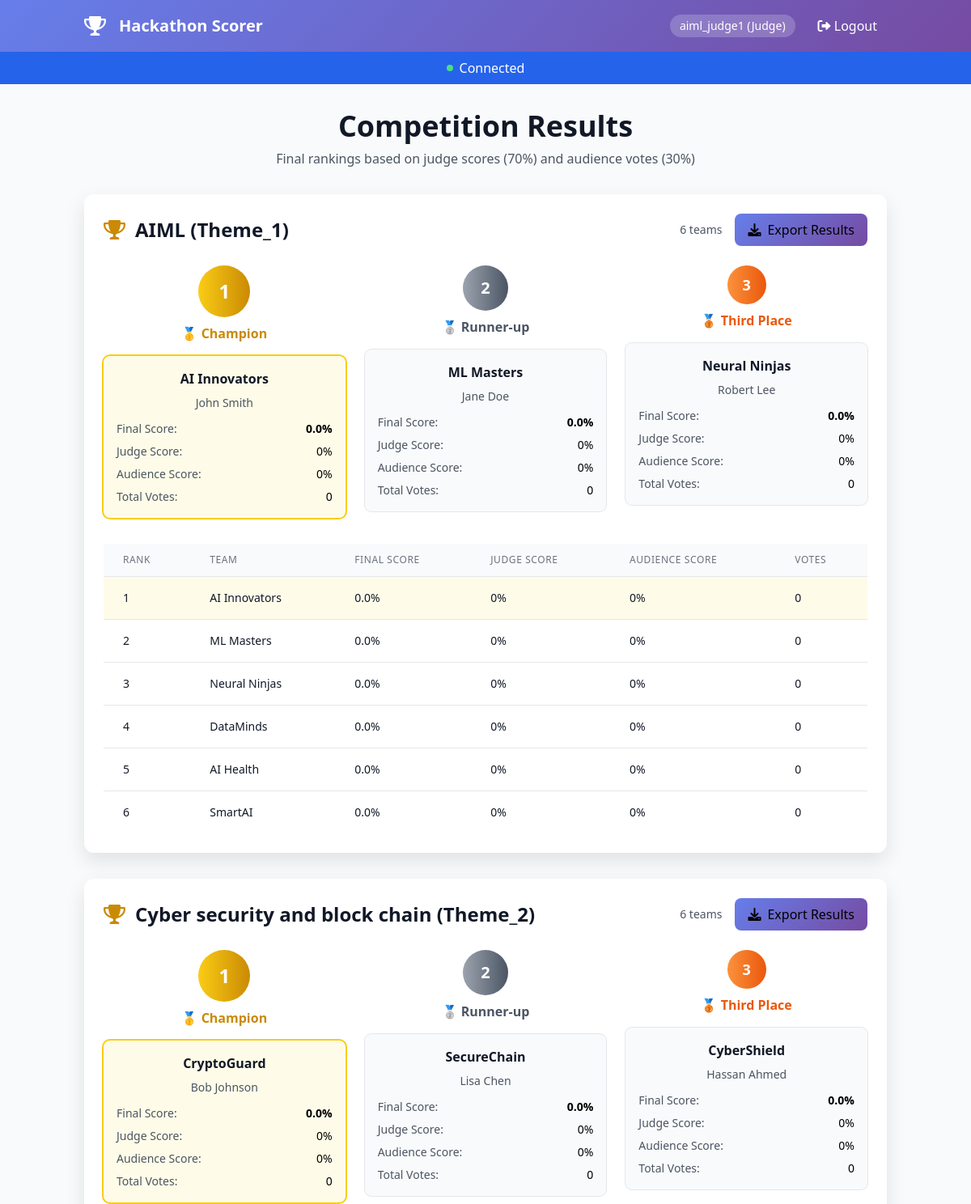
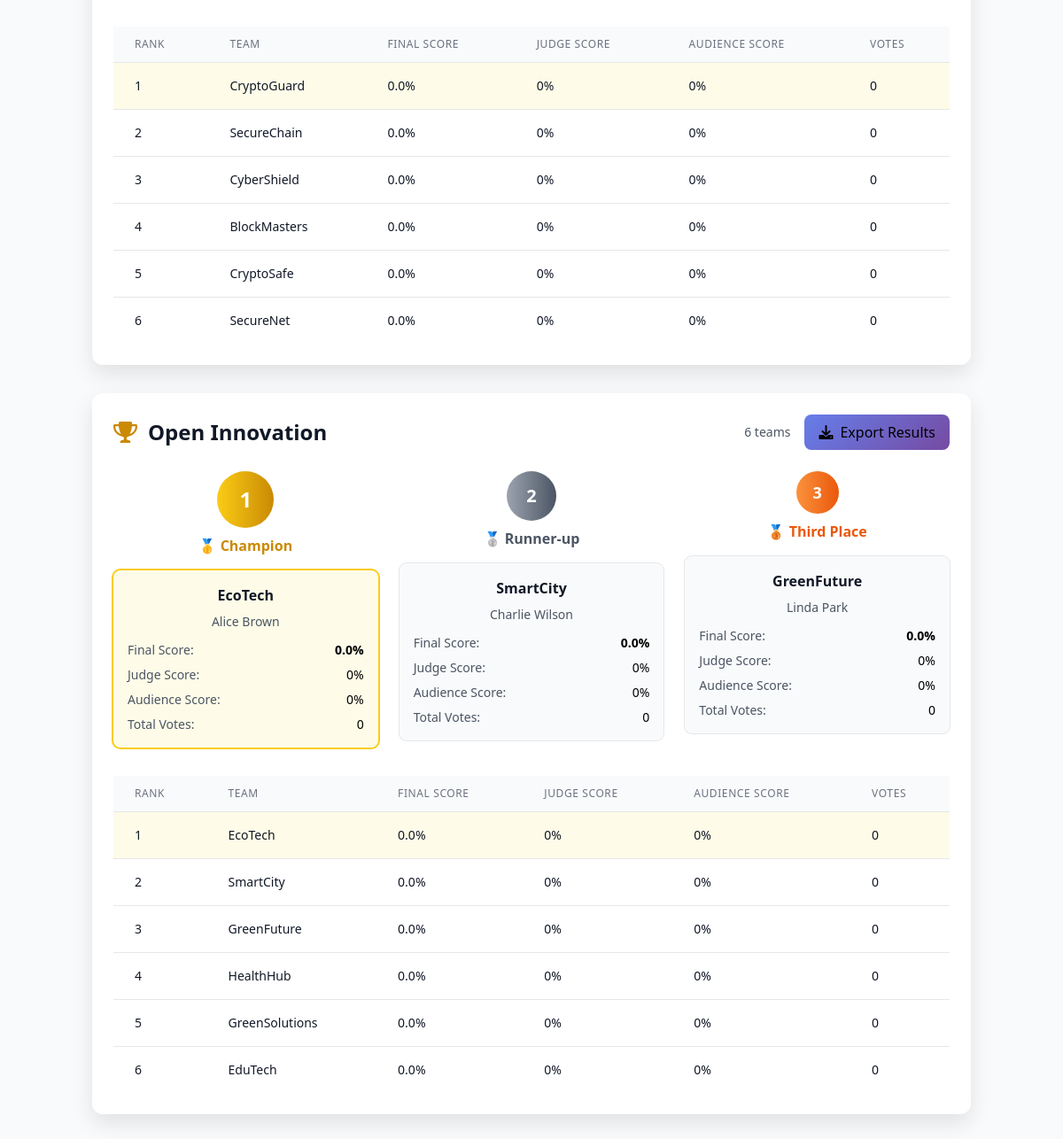
The page /results (signed in) on the database its author committed (2 pictures, top to bottom).
### app.py (models this page shows, shortened)
class User(UserMixin, db.Model):
    __tablename__ = 'users'
    id = db.Column(db.Integer, primary_key=True)
    username = db.Column(db.String(100), unique=True, nullable=False)
    password_hash = db.Column(db.String(200), nullable=False)
    role = db.Column(db.String(20), nullable=False)
    team_id = db.Column(db.Integer, db.ForeignKey('teams.id'), nullable=True)
    assigned_theme = db.Column(db.String(100), nullable=True)  # For judges' assigned theme

class Team(db.Model):
    __tablename__ = 'teams'
    id = db.Column(db.Integer, primary_key=True)
    name = db.Column(db.String(200), unique=True, nullable=False)
    theme = db.Column(db.String(100), nullable=False)
    leader_name = db.Column(db.String(100), nullable=False)
    description = db.Column(db.Text)
    members = db.Column(db.Text)  # Comma-separated list of member names
    created_at = db.Column(db.DateTime, default=lambda: datetime.now(UTC))
    judge_id = db.Column(db.Integer, db.ForeignKey('users.id'), nullable=True)  # Link to assigned judge
    scores = db.relationship('JudgeScore', backref='team', lazy=True)
    votes = db.relationship('Vote', backref='team', lazy=True)
    judge = db.relationship('User', foreign_keys=[judge_id], backref='assigned_teams')

### app.py (the view)
@app.route('/results')
@login_required
def results():
    if not current_user.is_authenticated:
        return redirect(url_for('login'))
    fixed_themes = ["AIML (Theme_1)", "Cyber security and block chain (Theme_2)", "Open Innovation"]
    results = {}
    user_theme = None
    if current_user.role == 'team_leader' and current_user.team_id:
        user_team = Team.query.get(current_user.team_id)
        if user_team:
            user_theme = user_team.theme
    themes_to_show = fixed_themes
    if current_user.role == 'team_leader':
        themes_to_show = [user_theme] if user_theme else []
    for theme in themes_to_show:
        teams = Team.query.filter_by(theme=theme).all()
        theme_results = []
        for team in teams:
            judge_scores = JudgeScore.query.filter_by(team_id=team.id).all()
            avg_judge_score = 0
            if judge_scores:
                total = sum(score.total_score for score in judge_scores)
                avg_judge_score = (total / len(judge_scores)) / 50 * 100
            votes = Vote.query.filter_by(team_id=team.id).all()
            vote_count = len(votes)
            vote_sum = sum(vote.score for vote in votes) if votes else 0
            avg_audience_score = (vote_sum / (vote_count * 5) * 100) if vote_count > 0 else 0
            final_score = (avg_judge_score * 0.7) + (avg_audience_score * 0.3)
            theme_results.append({
                'team': team,
                'final_score': round(final_score, 1),
                'judge_percentage': round(avg_judge_score, 1),
                'audience_percentage': round(avg_audience_score, 1),
                'vote_count': vote_count
            })
        results[theme] = sorted(
            theme_results,
            key=lambda x: x['final_score'],
            reverse=True
        )
    return render_template('results.html', results=results)

### app.py (called while the page is built)
@login_manager.user_loader
def load_user(user_id):
    return db.session.get(User, int(user_id))

### templates/results.html (shortened to what this page needs)
{% extends "base.html" %}
{% block content %}
<div class="space-y-8">
    <div class="text-center">
        <h1 class="text-4xl font-bold text-gray-900 mb-2">Competition Results</h1>
        <p class="text-gray-600">Final rankings based on judge scores (70%) and audience votes (30%)</p>
    </div>
    {% for theme, teams in results.items() %}
    <div class="bg-white rounded-xl card-shadow p-6">
        <div class="flex justify-between items-center mb-6">
            <h2 class="text-2xl font-bold text-gray-900 flex items-center">
                <i class="fas fa-trophy mr-3 text-yellow-600"></i>{{ theme }}
            </h2>
            <div class="flex items-center gap-4">
                <div class="text-sm text-gray-600">
                    {{ teams|length }} teams
                </div>
                <button class="btn btn-primary export-btn px-4 py-2 rounded-lg flex items-center gap-2" data-theme="{{ theme }}">
                    <i class="fas fa-download"></i>
                    Export Results
                </button>
            </div>
        </div>
        <div class="grid grid-cols-1 md:grid-cols-3 gap-6 mb-8">
            {% for team_data in teams[:3] %}
            <div class="relative">
                <div class="text-center mb-4">
                    {% if loop.index == 1 %}
                        <div class="w-16 h-16 mx-auto bg-gradient-to-r from-yellow-400 to-yellow-600 rounded-full flex items-center justify-center text-2xl font-bold text-white mb-2">1</div>
                        <div class="text-yellow-600 font-semibold">🥇 Champion</div>
                    {% elif loop.index == 2 %}
                        <div class="w-14 h-14 mx-auto bg-gradient-to-r from-gray-400 to-gray-600 rounded-full flex items-center justify-center text-xl font-bold text-white mb-2">2</div>
                        <div class="text-gray-600 font-semibold">🥈 Runner-up</div>
                    {% else %}
                        <div class="w-12 h-12 mx-auto bg-gradient-to-r from-orange-400 to-orange-600 rounded-full flex items-center justify-center text-lg font-bold text-white mb-2">3</div>
                        <div class="text-orange-600 font-semibold">🥉 Third Place</div>
                    {% endif %}
                </div>
                <div class="bg-gray-50 rounded-lg p-4 {{ 'ring-2 ring-yellow-400 bg-yellow-50' if loop.index == 1 else 'ring-1 ring-gray-200' }}">
                    <h3 class="font-bold text-gray-900 text-center mb-2">{{ team_data.team.name }}</h3>
                    <p class="text-sm text-gray-600 text-center mb-3">{{ team_data.team.leader_name }}</p>
                    <div class="space-y-2 text-sm">
                        <div class="flex justify-between">
                            <span class="text-gray-600">Final Score:</span>
                            <span class="font-semibold">{{ team_data.final_score }}%</span>
                        </div>
                        <div class="flex justify-between">
                            <span class="text-gray-600">Judge Score:</span>
                            <span>{{ team_data.judge_percentage }}%</span>
                        </div>
                        <div class="flex justify-between">
                            <span class="text-gray-600">Audience Score:</span>
                            <span>{{ team_data.audience_percentage }}%</span>
                        </div>
                        <div class="flex justify-between">
                            <span class="text-gray-600">Total Votes:</span>
                            <span>{{ team_data.vote_count }}</span>
                        </div>
                    </div>
                </div>
            </div>
            {% endfor %}
        </div>
        <div class="overflow-x-auto">
            <table class="min-w-full divide-y divide-gray-200">
                <thead>
                    <tr>
                        <th class="px-6 py-3 bg-gray-50 text-left text-xs font-medium text-gray-500 uppercase tracking-wider">Rank</th>
                        <th class="px-6 py-3 bg-gray-50 text-left text-xs font-medium text-gray-500 uppercase tracking-wider">Team</th>
                        <th class="px-6 py-3 bg-gray-50 text-left text-xs font-medium text-gray-500 uppercase tracking-wider">Final Score</th>
                        <th class="px-6 py-3 bg-gray-50 text-left text-xs font-medium text-gray-500 uppercase tracking-wider">Judge Score</th>
                        <th class="px-6 py-3 bg-gray-50 text-left text-xs font-medium text-gray-500 uppercase tracking-wider">Audience Score</th>
                        <th class="px-6 py-3 bg-gray-50 text-left text-xs font-medium text-gray-500 uppercase tracking-wider">Votes</th>
                    </tr>
                </thead>
                <tbody class="bg-white divide-y divide-gray-200">
                    {% for team_data in teams %}
                    <tr class="{{ 'bg-yellow-50' if loop.index == 1 }}">
                        <td class="px-6 py-4 whitespace-nowrap text-sm font-medium text-gray-900">{{ loop.index }}</td>
                        <td class="px-6 py-4 whitespace-nowrap text-sm text-gray-900">{{ team_data.team.name }}</td>
                        <td class="px-6 py-4 whitespace-nowrap text-sm text-gray-900">{{ team_data.final_score }}%</td>
                        <td class="px-6 py-4 whitespace-nowrap text-sm text-gray-900">{{ team_data.judge_percentage }}%</td>
                        <td class="px-6 py-4 whitespace-nowrap text-sm text-gray-900">{{ team_data.audience_percentage }}%</td>
                        <td class="px-6 py-4 whitespace-nowrap text-sm text-gray-900">{{ team_data.vote_count }}</td>
                    </tr>
                    {% endfor %}
                </tbody>
            </table>
        </div>
    </div>
    {% endfor %}
</div>
{% endblock %}

### templates/base.html (shortened to what this page needs)
<!DOCTYPE html>
<html lang="en">
<head>
    <script src="https://cdn.tailwindcss.com"></script>
    <link rel="stylesheet" href="https://cdnjs.cloudflare.com/ajax/libs/font-awesome/6.0.0/css/all.min.css">
</head>
<body class="bg-gray-50 min-h-screen">
    {% if current_user.is_authenticated %}
    <nav class="gradient-bg text-white shadow-lg">
        <div class="container mx-auto px-4">
            <div class="flex justify-between items-center py-4">
                <div class="flex items-center space-x-4">
                    <i class="fas fa-trophy text-2xl"></i>
                    <h1 class="text-xl font-bold">Hackathon Scorer</h1>
                </div>
                <div class="flex items-center space-x-4">
                    <span class="bg-white/20 px-3 py-1 rounded-full text-sm">
                        {{ current_user.username }} ({{ current_user.role.title() }})
                    </span>
                    <a href="{{ url_for('logout') }}" class="hover:bg-white/20 px-3 py-1 rounded transition">
                        <i class="fas fa-sign-out-alt"></i> Logout
                    </a>
                </div>
            </div>
        </div>
    </nav>
    {% endif %}
    {% if current_user.is_authenticated and current_user.role in ['team', 'judge'] %}
    <div id="status-bar" class="bg-blue-600 text-white text-center py-2">
        <div class="flex items-center justify-center space-x-2">
            <div id="connection-status" class="pulse-dot w-2 h-2 bg-green-400 rounded-full"></div>
            <span id="status-text">Connected</span>
        </div>
    </div>
    {% endif %}
    <main class="container mx-auto px-4 py-8">
        {% block content %}{% endblock %}
    </main>
</body>
</html>

### templates/base.html (style rules this page uses)
.gradient-bg { background: linear-gradient(135deg, #667eea 0%, #764ba2 100%); }
.card-shadow { box-shadow: 0 10px 25px rgba(0,0,0,0.1); }
.btn-primary { background: linear-gradient(135deg, #667eea 0%, #764ba2 100%); transition: all 0.3s ease; }
.pulse-dot { animation: pulse 2s infinite; }

### rows shown on the page
User: username "aiml_judge1", role "Judge"
Team: team.name "AI Innovators", team.leader_name "John Smith", team.name "AI Innovators"
Team: team.name "ML Masters", team.leader_name "Jane Doe", team.name "ML Masters"
Team: team.name "Neural Ninjas", team.leader_name "Robert Lee", team.name "Neural Ninjas"
Team: team.name "DataMinds"
Team: team.name "AI Health"
Team: team.name "SmartAI"
Team: team.name "CryptoGuard", team.leader_name "Bob Johnson", team.name "CryptoGuard"
Team: team.name "SecureChain", team.leader_name "Lisa Chen", team.name "SecureChain"
Team: team.name "CyberShield", team.leader_name "Hassan Ahmed", team.name "CyberShield"
Team: team.name "BlockMasters"
Team: team.name "CryptoSafe"
Team: team.name "SecureNet"
Team: team.name "EcoTech", team.leader_name "Alice Brown", team.name "EcoTech"
Team: team.name "SmartCity", team.leader_name "Charlie Wilson", team.name "SmartCity"
Team: team.name "GreenFuture", team.leader_name "Linda Park", team.name "GreenFuture"
Team: team.name "HealthHub"
Team: team.name "GreenSolutions"
Team: team.name "EduTech"

### other values the page prints
{{ theme }} "AIML (Theme_1)" "Cyber security and block chain (Theme_2)" "Open Innovation"
{{ teams|length }} "6" "6" "6"
{{ team_data.final_score }} "0.0" "0.0" "0.0" "0.0" "0.0" "0.0" "0.0" "0.0" "0.0"
{{ team_data.judge_percentage }} "0" "0" "0" "0" "0" "0" "0" "0" "0"
{{ team_data.audience_percentage }} "0" "0" "0" "0" "0" "0" "0" "0" "0"
{{ team_data.vote_count }} "0" "0" "0" "0" "0" "0" "0" "0" "0"
{{ team_data.final_score }} "0.0" "0.0" "0.0" "0.0" "0.0" "0.0" "0.0" "0.0" "0.0" "0.0" "0.0" "0.0" "0.0" "0.0" "0.0" "0.0" "0.0" "0.0"
{{ team_data.judge_percentage }} "0" "0" "0" "0" "0" "0" "0" "0" "0" "0" "0" "0" "0" "0" "0" "0" "0" "0"
{{ team_data.audience_percentage }} "0" "0" "0" "0" "0" "0" "0" "0" "0" "0" "0" "0" "0" "0" "0" "0" "0" "0"
{{ team_data.vote_count }} "0" "0" "0" "0" "0" "0" "0" "0" "0" "0" "0" "0" "0" "0" "0" "0" "0" "0"
